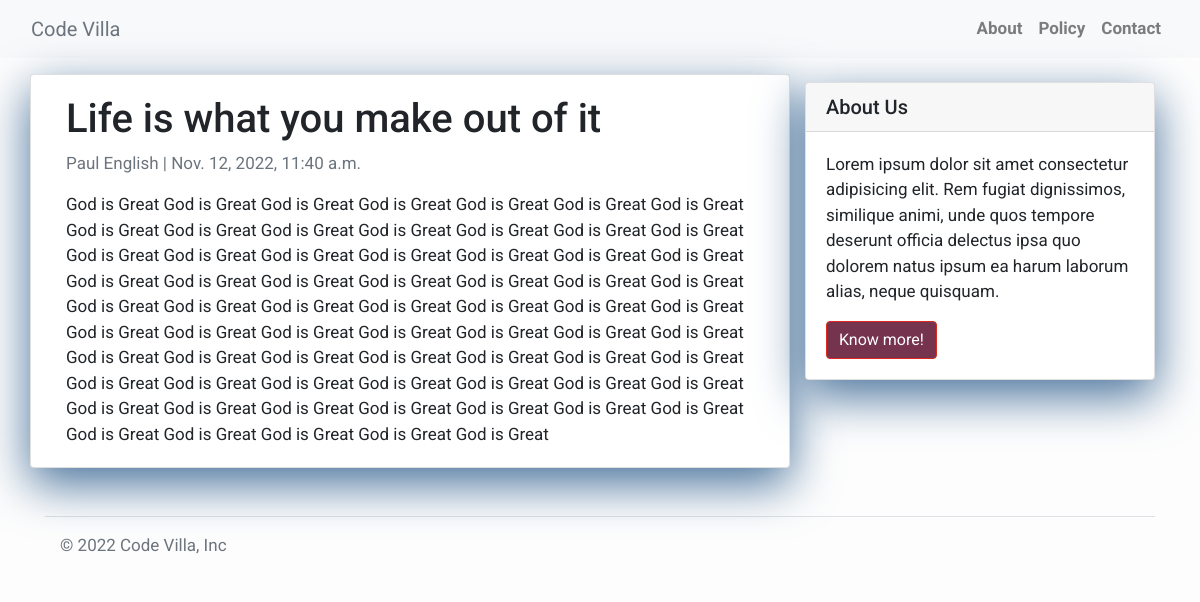
Screenshot of /post_detail/2 with the database file from the repository.
### blog/models.py (models this page shows, shortened)
class Post(models.Model):
    title = models.CharField(max_length=200)
    authur = models.CharField(max_length=100)
    date_updated = models.DateTimeField(auto_now=True)
    date_created = models.DateTimeField(auto_now_add=True)
    content = models.TextField()
    status = models.IntegerField(choices= STATUS, default=0)
    class Meta():
        ordering =['-date_created']

### blog/views.py (the view)
# urls.py: path('post_detail/<int:pk>', PostDetailView.as_view(), name = 'post_detail')
class PostDetailView(DetailView):
    model = Post
    template_name = 'blog/post_detail.html'

### blog/templates/blog/post_detail.html
{% extends 'blog/base.html' %}
{% block content %}
<div class="container">
  <div class="row">
    <div class="col-md-8 card mb-4  mt-3 left  top">
      <div class="card-body">
        <h1>{% block title %} {{ object.title }} {% endblock title %}</h1>
        <p class=" text-muted">{{ post.authur }} | {{ post.date_created }}</p>
        <p class="card-text ">{{ object.content | safe }}</p>
      </div>
    </div>
    {% block sidebar %} {% include 'blog/sidebar.html' %} {% endblock sidebar %}
  </div>
</div>
{% endblock content %}

### blog/templates/blog/base.html (style rules this page uses)
body { font-family: "Roboto", sans-serif; font-size: 17px; background-color: #fdfdfd; }

### blog/templates/blog/sidebar.html (style rules this page uses)
.card { box-shadow: 0 16px 48px #46709a; }

### rows the page displays
Post: title "Life is what you make out of it", authur "Paul English", date_created "Nov. 12, 2022, 11:40 a.m.", content "God is Great God is Great God is Great God is Great God is Great God is Great God is Great God is Great God is Great God is Great God is Great God is Great God is Great God is Great God is Great God is Great God is Great God is Great God is Great God is Great God is Great God is Great God is Great God is Great God is Great God is Great God is Great God is Great God is Great God is Great God is Great God is Great God is Great God is Great God is Great God is Great God is Great God is Great God is Great God is Great God is Great God is Great God is Great God is Great God is Great God is Great God is Great God is Great God is Great God is Great God is Great God is Great God is Great God is…"
